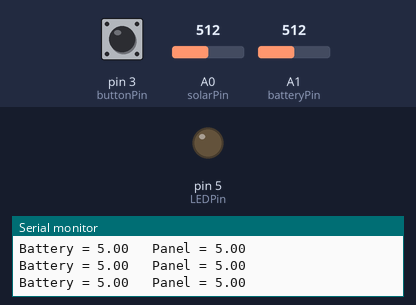
Simulated run of this sketch. Board: Arduino Uno, built with avr-gcc and run on an emulated ATmega328P. Parts: output pins drawn as LEDs (lit = HIGH), the last lines printed to the serial monitor. The test bench sets the inputs (shaded band); at power-on: A0 (solarPin) = 512, pin 3 (buttonPin) HIGH, A1 (batteryPin) = 512.

Above: at 1.2 s.
1.3 s: A0 (solarPin) set to 299
2.8 s: A0 (solarPin) set to 278
At 3.9 s:
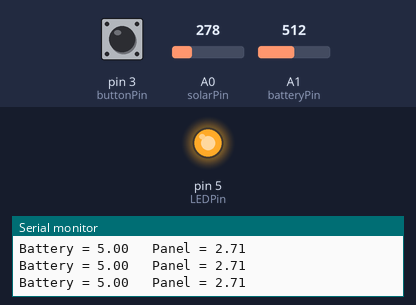
4.3 s: A0 (solarPin) set to 306
At 4.9 s:
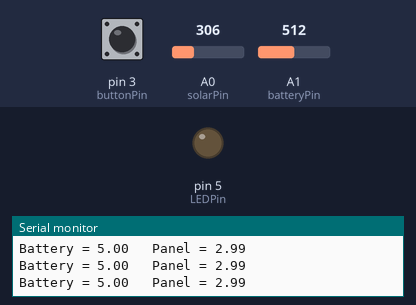
7.3 s: A0 (solarPin) set to 122
At 8.2 s:
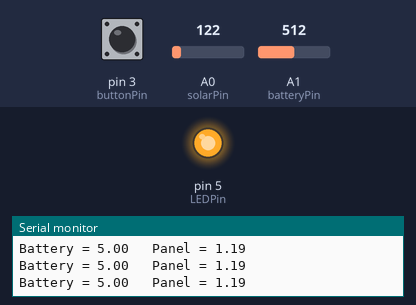
Timing chart, 0 to 10.3 s (numbered marks = the images above; inputs shaded):
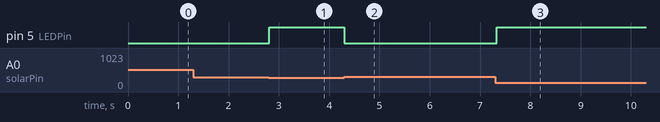

Measured:
- the behaviour switches between 289 and 288 on A0 (solarPin) (found by bisection; images 0 and 1)
- after the input at 2.8 s, pin 5 (LEDPin): LOW → HIGH at once
- after the input at 4.3 s, pin 5 (LEDPin): HIGH → LOW at once
- after the input at 7.3 s, pin 5 (LEDPin): LOW → HIGH at once

The sketch:

FDP_EGN2020C.ino
```cpp
const int buttonPin = 3;     // Define pushbutton pin
const int LEDPin =  5;      // ...and LED pin
const int solarPin = A0;    // Define voltage reading pin for solar panel
const int batteryPin = A1;  // ...and battery

int buttonState = 0;         // Keep track of button state
int LEDState = 0;            // and the LED's
double solarVoltage = 0;      //..and solar panel voltage
double batteryVoltage = 0;    //..and battery voltage

const double solarThreshold= 2.82;  //Voltage cutoff for sunlight
const double batteryThreshold= 3.2; //Voltage minimum for battery

void setup() {

  Serial.begin(9600);

  pinMode(LEDPin, OUTPUT);    //Set up the GPIO pins
  pinMode(buttonPin, INPUT_PULLUP);

  digitalWrite(LEDPin, LOW);   //Turn off light initially
}


double getVoltage(int pin) {  //checks the voltage of an analog pin
  int i;
  double voltage = 0;

  for (i = 0; i < 3; i++){            // for 3 times,
    voltage = voltage + analogRead(pin);    // read sensor on analog pin
  }

  voltage = voltage / 3;    // average these values to give smooth result
  voltage = (voltage * 5) / 1024;  // Give a voltage value rather than a 0-1023 value
  voltage = voltage * 2; // Correct for voltage divider
  return voltage;
}

void loop() {

  solarVoltage = getVoltage(solarPin);    //Check voltages and state of button
  batteryVoltage = getVoltage(batteryPin);
  buttonState = digitalRead(buttonPin);

  if (batteryVoltage < batteryThreshold || solarVoltage > solarThreshold){ // if there's no battery OR it's sunny outside...
    LEDState = 0;  //Don't allow the light to turn on
  }
  else {LEDState = 1;}  //Light can be toggled

  digitalWrite(LEDPin, LEDState * buttonState); //Write the value of the button to the LED

  Serial.print("Battery = ");
  Serial.print(batteryVoltage);
  Serial.print("\t Panel = ");
  Serial.println(solarVoltage);
}
```
